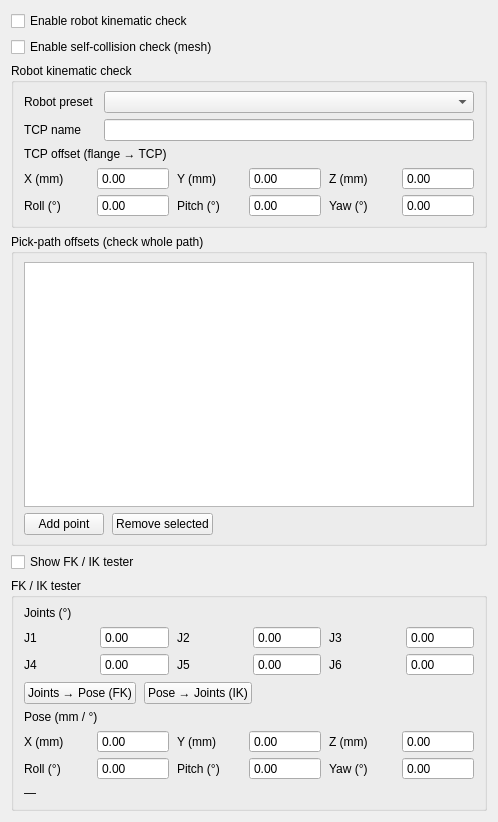
<?xml version="1.0" encoding="UTF-8"?>
<ui version="4.0">
 <class>RobotKinematicCheckWidget</class>
 <widget class="QWidget" name="RobotKinematicCheckWidget">
  <property name="geometry">
   <rect>
    <x>0</x>
    <y>0</y>
    <width>498</width>
    <height>822</height>
   </rect>
  </property>
  <property name="sizePolicy">
   <sizepolicy hsizetype="Preferred" vsizetype="MinimumExpanding">
    <horstretch>0</horstretch>
    <verstretch>0</verstretch>
   </sizepolicy>
  </property>
  <property name="minimumSize">
   <size>
    <width>0</width>
    <height>0</height>
   </size>
  </property>
  <property name="baseSize">
   <size>
    <width>0</width>
    <height>910</height>
   </size>
  </property>
  <layout class="QVBoxLayout" name="verticalLayout">
   <item>
    <widget class="QCheckBox" name="chk_kinematic_enable">
     <property name="text">
      <string>Enable robot kinematic check</string>
     </property>
    </widget>
   </item>
   <item>
    <widget class="QCheckBox" name="chk_collision_enable">
     <property name="toolTip">
      <string>Additionally run the Coal mesh self-collision check on each reachable solution.</string>
     </property>
     <property name="text">
      <string>Enable self-collision check (mesh)</string>
     </property>
    </widget>
   </item>
   <item>
    <widget class="QGroupBox" name="grp_kinematic_check">
     <property name="title">
      <string>Robot kinematic check</string>
     </property>
     <layout class="QVBoxLayout" name="vl_kcheck">
      <property name="spacing">
       <number>6</number>
      </property>
      <property name="leftMargin">
       <number>10</number>
      </property>
      <property name="topMargin">
       <number>8</number>
      </property>
      <property name="rightMargin">
       <number>10</number>
      </property>
      <property name="bottomMargin">
       <number>8</number>
      </property>
      <item>
       <layout class="QFormLayout" name="form_kcheck">
        <property name="horizontalSpacing">
         <number>10</number>
        </property>
        <property name="verticalSpacing">
         <number>6</number>
        </property>
        <item row="0" column="0">
         <widget class="QLabel" name="lbl_robot_preset">
          <property name="text">
           <string>Robot preset</string>
          </property>
         </widget>
        </item>
        <item row="0" column="1">
         <widget class="QComboBox" name="cbb_robot_preset"/>
        </item>
        <item row="1" column="0">
         <widget class="QLabel" name="lbl_tcp_name">
          <property name="text">
           <string>TCP name</string>
          </property>
         </widget>
        </item>
        <item row="1" column="1">
         <widget class="QLineEdit" name="ledit_tcp_name"/>
        </item>
       </layout>
      </item>
      <item>
       <widget class="QLabel" name="lbl_tcp_offset">
        <property name="text">
         <string>TCP offset (flange → TCP)</string>
        </property>
       </widget>
      </item>
      <item>
       <layout class="QGridLayout" name="grid_tcp">
        <property name="horizontalSpacing">
         <number>8</number>
        </property>
        <property name="verticalSpacing">
         <number>4</number>
        </property>
        <item row="0" column="0">
         <widget class="QLabel" name="lbl_tcp_x">
          <property name="text">
           <string>X (mm)</string>
          </property>
         </widget>
        </item>
        <item row="0" column="1">
         <widget class="QDoubleSpinBox" name="spb_tcp_x">
          <property name="buttonSymbols">
           <enum>QAbstractSpinBox::ButtonSymbols::NoButtons</enum>
          </property>
          <property name="decimals">
           <number>2</number>
          </property>
          <property name="minimum">
           <double>-100000.000000000000000</double>
          </property>
          <property name="maximum">
           <double>100000.000000000000000</double>
          </property>
         </widget>
        </item>
        <item row="0" column="2">
         <widget class="QLabel" name="lbl_tcp_y">
          <property name="text">
           <string>Y (mm)</string>
          </property>
         </widget>
        </item>
        <item row="0" column="3">
         <widget class="QDoubleSpinBox" name="spb_tcp_y">
          <property name="buttonSymbols">
           <enum>QAbstractSpinBox::ButtonSymbols::NoButtons</enum>
          </property>
          <property name="decimals">
           <number>2</number>
          </property>
          <property name="minimum">
           <double>-100000.000000000000000</double>
          </property>
          <property name="maximum">
           <double>100000.000000000000000</double>
          </property>
         </widget>
        </item>
        <item row="0" column="4">
         <widget class="QLabel" name="lbl_tcp_z">
          <property name="text">
           <string>Z (mm)</string>
          </property>
         </widget>
        </item>
        <item row="0" column="5">
         <widget class="QDoubleSpinBox" name="spb_tcp_z">
          <property name="buttonSymbols">
           <enum>QAbstractSpinBox::ButtonSymbols::NoButtons</enum>
          </property>
          <property name="decimals">
           <number>2</number>
          </property>
          <property name="minimum">
           <double>-100000.000000000000000</double>
          </property>
          <property name="maximum">
           <double>100000.000000000000000</double>
          </property>
         </widget>
        </item>
        <item row="1" column="0">
         <widget class="QLabel" name="lbl_tcp_roll">
          <property name="text">
           <string>Roll (°)</string>
          </property>
         </widget>
        </item>
        <item row="1" column="1">
         <widget class="QDoubleSpinBox" name="spb_tcp_roll">
          <property name="buttonSymbols">
           <enum>QAbstractSpinBox::ButtonSymbols::NoButtons</enum>
          </property>
          <property name="decimals">
           <number>2</number>
          </property>
          <property name="minimum">
           <double>-360.000000000000000</double>
          </property>
          <property name="maximum">
           <double>360.000000000000000</double>
          </property>
         </widget>
        </item>
        <item row="1" column="2">
         <widget class="QLabel" name="lbl_tcp_pitch">
          <property name="text">
           <string>Pitch (°)</string>
          </property>
         </widget>
        </item>
        <item row="1" column="3">
         <widget class="QDoubleSpinBox" name="spb_tcp_pitch">
          <property name="buttonSymbols">
           <enum>QAbstractSpinBox::ButtonSymbols::NoButtons</enum>
          </property>
          <property name="decimals">
           <number>2</number>
          </property>
          <property name="minimum">
           <double>-360.000000000000000</double>
          </property>
          <property name="maximum">
           <double>360.000000000000000</double>
          </property>
         </widget>
        </item>
        <item row="1" column="4">
         <widget class="QLabel" name="lbl_tcp_yaw">
          <property name="text">
           <string>Yaw (°)</string>
          </property>
         </widget>
        </item>
        <item row="1" column="5">
         <widget class="QDoubleSpinBox" name="spb_tcp_yaw">
          <property name="buttonSymbols">
           <enum>QAbstractSpinBox::ButtonSymbols::NoButtons</enum>
          </property>
          <property name="decimals">
           <number>2</number>
          </property>
          <property name="minimum">
           <double>-360.000000000000000</double>
          </property>
          <property name="maximum">
           <double>360.000000000000000</double>
          </property>
         </widget>
        </item>
       </layout>
      </item>
     </layout>
    </widget>
   </item>
   <item>
    <widget class="QGroupBox" name="grp_pick_path">
     <property name="title">
      <string>Pick-path offsets (check whole path)</string>
     </property>
     <layout class="QVBoxLayout" name="vl_pick_path">
      <property name="spacing">
       <number>6</number>
      </property>
      <property name="leftMargin">
       <number>10</number>
      </property>
      <property name="topMargin">
       <number>8</number>
      </property>
      <property name="rightMargin">
       <number>10</number>
      </property>
      <property name="bottomMargin">
       <number>8</number>
      </property>
      <item>
       <widget class="QTableWidget" name="tbl_pick_path">
        <property name="minimumSize">
         <size>
          <width>0</width>
          <height>200</height>
         </size>
        </property>
        <property name="selectionMode">
         <enum>QAbstractItemView::SelectionMode::ExtendedSelection</enum>
        </property>
        <property name="selectionBehavior">
         <enum>QAbstractItemView::SelectionBehavior::SelectRows</enum>
        </property>
       </widget>
      </item>
      <item>
       <layout class="QHBoxLayout" name="hl_pick_path_btns">
        <property name="spacing">
         <number>8</number>
        </property>
        <item>
         <widget class="QPushButton" name="btn_path_add">
          <property name="focusPolicy">
           <enum>Qt::FocusPolicy::NoFocus</enum>
          </property>
          <property name="text">
           <string>Add point</string>
          </property>
         </widget>
        </item>
        <item>
         <widget class="QPushButton" name="btn_path_remove">
          <property name="focusPolicy">
           <enum>Qt::FocusPolicy::NoFocus</enum>
          </property>
          <property name="text">
           <string>Remove selected</string>
          </property>
         </widget>
        </item>
        <item>
         <spacer name="hl_pick_path_spacer">
          <property name="orientation">
           <enum>Qt::Orientation::Horizontal</enum>
          </property>
          <property name="sizeHint" stdset="0">
           <size>
            <width>20</width>
            <height>10</height>
           </size>
          </property>
         </spacer>
        </item>
       </layout>
      </item>
     </layout>
    </widget>
   </item>
   <item>
    <widget class="QCheckBox" name="chk_show_tester">
     <property name="text">
      <string>Show FK / IK tester</string>
     </property>
    </widget>
   </item>
   <item>
    <widget class="QGroupBox" name="grp_kinematic_tester">
     <property name="visible">
      <bool>true</bool>
     </property>
     <property name="title">
      <string>FK / IK tester</string>
     </property>
     <layout class="QVBoxLayout" name="vl_tester">
      <property name="spacing">
       <number>6</number>
      </property>
      <property name="leftMargin">
       <number>10</number>
      </property>
      <property name="topMargin">
       <number>8</number>
      </property>
      <property name="rightMargin">
       <number>10</number>
      </property>
      <property name="bottomMargin">
       <number>8</number>
      </property>
      <item>
       <widget class="QLabel" name="lbl_tester_joints">
        <property name="text">
         <string>Joints (°)</string>
        </property>
       </widget>
      </item>
      <item>
       <layout class="QGridLayout" name="grid_joints">
        <property name="horizontalSpacing">
         <number>8</number>
        </property>
        <property name="verticalSpacing">
         <number>4</number>
        </property>
        <item row="0" column="0">
         <widget class="QLabel" name="lbl_j1">
          <property name="text">
           <string>J1</string>
          </property>
         </widget>
        </item>
        <item row="0" column="1">
         <widget class="QDoubleSpinBox" name="spb_j1">
          <property name="buttonSymbols">
           <enum>QAbstractSpinBox::ButtonSymbols::NoButtons</enum>
          </property>
          <property name="decimals">
           <number>2</number>
          </property>
          <property name="minimum">
           <double>-360.000000000000000</double>
          </property>
          <property name="maximum">
           <double>360.000000000000000</double>
          </property>
         </widget>
        </item>
        <item row="0" column="2">
         <widget class="QLabel" name="lbl_j2">
          <property name="text">
           <string>J2</string>
          </property>
         </widget>
        </item>
        <item row="0" column="3">
         <widget class="QDoubleSpinBox" name="spb_j2">
          <property name="buttonSymbols">
           <enum>QAbstractSpinBox::ButtonSymbols::NoButtons</enum>
          </property>
          <property name="decimals">
           <number>2</number>
          </property>
          <property name="minimum">
           <double>-360.000000000000000</double>
          </property>
          <property name="maximum">
           <double>360.000000000000000</double>
          </property>
         </widget>
        </item>
        <item row="0" column="4">
         <widget class="QLabel" name="lbl_j3">
          <property name="text">
           <string>J3</string>
          </property>
         </widget>
        </item>
        <item row="0" column="5">
         <widget class="QDoubleSpinBox" name="spb_j3">
          <property name="buttonSymbols">
           <enum>QAbstractSpinBox::ButtonSymbols::NoButtons</enum>
          </property>
          <property name="decimals">
           <number>2</number>
          </property>
          <property name="minimum">
           <double>-360.000000000000000</double>
          </property>
          <property name="maximum">
           <double>360.000000000000000</double>
          </property>
         </widget>
        </item>
        <item row="1" column="0">
         <widget class="QLabel" name="lbl_j4">
          <property name="text">
           <string>J4</string>
          </property>
         </widget>
        </item>
        <item row="1" column="1">
         <widget class="QDoubleSpinBox" name="spb_j4">
          <property name="buttonSymbols">
           <enum>QAbstractSpinBox::ButtonSymbols::NoButtons</enum>
          </property>
          <property name="decimals">
           <number>2</number>
          </property>
          <property name="minimum">
           <double>-360.000000000000000</double>
          </property>
          <property name="maximum">
           <double>360.000000000000000</double>
          </property>
         </widget>
        </item>
        <item row="1" column="2">
         <widget class="QLabel" name="lbl_j5">
          <property name="text">
           <string>J5</string>
          </property>
         </widget>
        </item>
        <item row="1" column="3">
         <widget class="QDoubleSpinBox" name="spb_j5">
          <property name="buttonSymbols">
           <enum>QAbstractSpinBox::ButtonSymbols::NoButtons</enum>
          </property>
          <property name="decimals">
           <number>2</number>
          </property>
          <property name="minimum">
           <double>-360.000000000000000</double>
          </property>
          <property name="maximum">
           <double>360.000000000000000</double>
          </property>
         </widget>
        </item>
        <item row="1" column="4">
         <widget class="QLabel" name="lbl_j6">
          <property name="text">
           <string>J6</string>
          </property>
         </widget>
        </item>
        <item row="1" column="5">
         <widget class="QDoubleSpinBox" name="spb_j6">
          <property name="buttonSymbols">
           <enum>QAbstractSpinBox::ButtonSymbols::NoButtons</enum>
          </property>
          <property name="decimals">
           <number>2</number>
          </property>
          <property name="minimum">
           <double>-360.000000000000000</double>
          </property>
          <property name="maximum">
           <double>360.000000000000000</double>
          </property>
         </widget>
        </item>
       </layout>
      </item>
      <item>
       <layout class="QHBoxLayout" name="hl_tester_btns">
        <property name="spacing">
         <number>8</number>
        </property>
        <item>
         <widget class="QPushButton" name="btn_compute_fk">
          <property name="focusPolicy">
           <enum>Qt::FocusPolicy::NoFocus</enum>
          </property>
          <property name="text">
           <string>Joints → Pose (FK)</string>
          </property>
         </widget>
        </item>
        <item>
         <widget class="QPushButton" name="btn_compute_ik">
          <property name="focusPolicy">
           <enum>Qt::FocusPolicy::NoFocus</enum>
          </property>
          <property name="text">
           <string>Pose → Joints (IK)</string>
          </property>
         </widget>
        </item>
        <item>
         <spacer name="hl_tester_btns_spacer">
          <property name="orientation">
           <enum>Qt::Orientation::Horizontal</enum>
          </property>
          <property name="sizeHint" stdset="0">
           <size>
            <width>20</width>
            <height>10</height>
           </size>
          </property>
         </spacer>
        </item>
       </layout>
      </item>
      <item>
       <widget class="QLabel" name="lbl_tester_pose">
        <property name="text">
         <string>Pose (mm / °)</string>
        </property>
       </widget>
      </item>
      <item>
       <layout class="QGridLayout" name="grid_pose">
        <property name="horizontalSpacing">
         <number>8</number>
        </property>
        <property name="verticalSpacing">
         <number>4</number>
        </property>
        <item row="0" column="0">
         <widget class="QLabel" name="lbl_pose_x">
          <property name="text">
           <string>X (mm)</string>
          </property>
         </widget>
        </item>
        <item row="0" column="1">
         <widget class="QDoubleSpinBox" name="spb_pose_x">
          <property name="buttonSymbols">
           <enum>QAbstractSpinBox::ButtonSymbols::NoButtons</enum>
          </property>
          <property name="decimals">
           <number>2</number>
          </property>
          <property name="minimum">
           <double>-100000.000000000000000</double>
          </property>
          <property name="maximum">
           <double>100000.000000000000000</double>
          </property>
         </widget>
        </item>
        <item row="0" column="2">
         <widget class="QLabel" name="lbl_pose_y">
          <property name="text">
           <string>Y (mm)</string>
          </property>
         </widget>
        </item>
        <item row="0" column="3">
         <widget class="QDoubleSpinBox" name="spb_pose_y">
          <property name="buttonSymbols">
           <enum>QAbstractSpinBox::ButtonSymbols::NoButtons</enum>
          </property>
          <property name="decimals">
           <number>2</number>
          </property>
          <property name="minimum">
           <double>-100000.000000000000000</double>
          </property>
          <property name="maximum">
           <double>100000.000000000000000</double>
          </property>
         </widget>
        </item>
        <item row="0" column="4">
         <widget class="QLabel" name="lbl_pose_z">
          <property name="text">
           <string>Z (mm)</string>
          </property>
         </widget>
        </item>
        <item row="0" column="5">
         <widget class="QDoubleSpinBox" name="spb_pose_z">
          <property name="buttonSymbols">
           <enum>QAbstractSpinBox::ButtonSymbols::NoButtons</enum>
          </property>
          <property name="decimals">
           <number>2</number>
          </property>
          <property name="minimum">
           <double>-100000.000000000000000</double>
          </property>
          <property name="maximum">
           <double>100000.000000000000000</double>
          </property>
         </widget>
        </item>
        <item row="1" column="0">
         <widget class="QLabel" name="lbl_pose_roll">
          <property name="text">
           <string>Roll (°)</string>
          </property>
         </widget>
        </item>
        <item row="1" column="1">
         <widget class="QDoubleSpinBox" name="spb_pose_roll">
          <property name="buttonSymbols">
           <enum>QAbstractSpinBox::ButtonSymbols::NoButtons</enum>
          </property>
          <property name="decimals">
           <number>2</number>
          </property>
          <property name="minimum">
           <double>-360.000000000000000</double>
          </property>
          <property name="maximum">
           <double>360.000000000000000</double>
          </property>
         </widget>
        </item>
        <item row="1" column="2">
         <widget class="QLabel" name="lbl_pose_pitch">
          <property name="text">
           <string>Pitch (°)</string>
          </property>
         </widget>
        </item>
        <item row="1" column="3">
         <widget class="QDoubleSpinBox" name="spb_pose_pitch">
          <property name="buttonSymbols">
           <enum>QAbstractSpinBox::ButtonSymbols::NoButtons</enum>
          </property>
          <property name="decimals">
           <number>2</number>
          </property>
          <property name="minimum">
           <double>-360.000000000000000</double>
          </property>
          <property name="maximum">
           <double>360.000000000000000</double>
          </property>
         </widget>
        </item>
        <item row="1" column="4">
         <widget class="QLabel" name="lbl_pose_yaw">
          <property name="text">
           <string>Yaw (°)</string>
          </property>
         </widget>
        </item>
        <item row="1" column="5">
         <widget class="QDoubleSpinBox" name="spb_pose_yaw">
          <property name="buttonSymbols">
           <enum>QAbstractSpinBox::ButtonSymbols::NoButtons</enum>
          </property>
          <property name="decimals">
           <number>2</number>
          </property>
          <property name="minimum">
           <double>-360.000000000000000</double>
          </property>
          <property name="maximum">
           <double>360.000000000000000</double>
          </property>
         </widget>
        </item>
       </layout>
      </item>
      <item>
       <widget class="QLabel" name="lbl_tester_status">
        <property name="text">
         <string>—</string>
        </property>
       </widget>
      </item>
     </layout>
    </widget>
   </item>
  </layout>
 </widget>
 <resources/>
 <connections/>
</ui>
